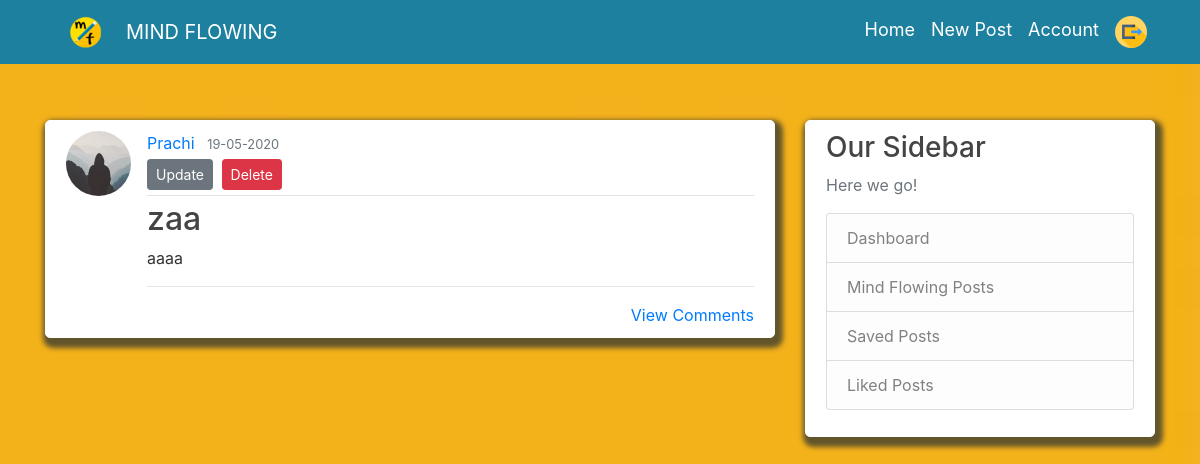
Before: /post/1 (signed in) with the older database file.
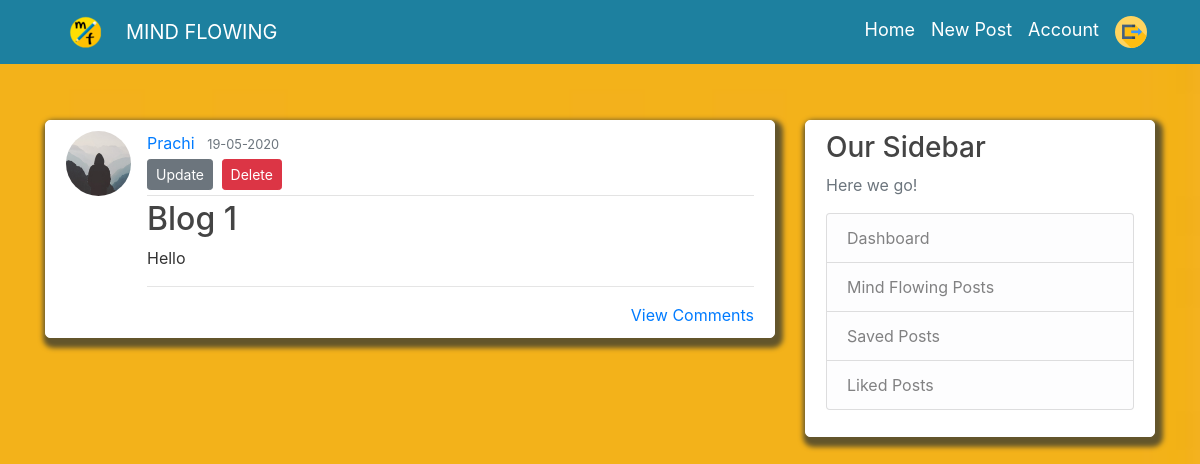
After: the same page with the newer database file.
### flaskblog/models.py (models this page shows, shortened)
class Post(db.Model,UserMixin):
    __searchable__ = ['title', 'content']
    id = db.Column(db.Integer, primary_key=True)
    title = db.Column(db.String(100), nullable=False)
    date_posted = db.Column(db.DateTime, nullable=False, default=datetime.utcnow)
    content = db.Column(db.Text, nullable=False)
    user_id = db.Column(db.Integer, db.ForeignKey('user.id'), nullable=False)
    likes = db.relationship('PostLike', backref='post', lazy='dynamic')
    unlikes = db.relationship('PostUnLike', backref='post', lazy='dynamic')
    comments = db.relationship('PostComment',backref='post',lazy='dynamic')
    saves = db.relationship('PostSave', backref='post', lazy='dynamic')
    image = db.Column(db.String(100))

### flaskblog/routes.py (the view)
@app.route("/post/<int:post_id>",methods=['GET','POST'])
@login_required
def post(post_id):
    post = Post.query.get_or_404(post_id)
    form = PostCommentForm()
    return render_template('post.html', title=post.title, post=post,form=form)

### flaskblog/models.py (called while the page is built)
@login_manager.user_loader
def load_user(user_id):
    return User.query.get(int(user_id))

### flaskblog/templates/post.html (shortened to what this page needs)
{% extends "layout.html" %}
{% block content %}
<article class="media content-section">
  <img class="rounded-circle article-img img-fluid"
    src="{{ url_for('static', filename='profile_pics/' + post.author.image_file) }}">
  <div class="media-body">
    <div class="article-metadata">
      <a class="mr-2" href="{{ url_for('user_posts', username=post.author.username) }}">{{ post.author.username }}</a>
      <small class="text-muted">{{ post.date_posted.strftime('%d-%m-%Y') }}</small>
      {% if post.author == current_user %}
      <div>
        <a class="btn btn-secondary btn-sm mt-1 mb-1" href="{{ url_for('update_post', post_id=post.id) }}">Update</a>
        <button type="button" class="btn btn-danger btn-sm m-1" data-toggle="modal"
          data-target="#deleteModal">Delete</button>
      </div>
      {% endif %}
    </div>
    <h2 class="article-title">{{ post.title }}</h2>
    <p class="article-content">{{ post.content }}</p>
    <hr>
    <a style="float:right;" href="{{url_for('post_comment',post_id=post.id)}}">View Comments</a>
  </div>
</article>
{% endblock content %}

Changed rows visible on the page:
changed Post: title "zaa" → "Blog 1"; content "aaaa" → "Hello"
